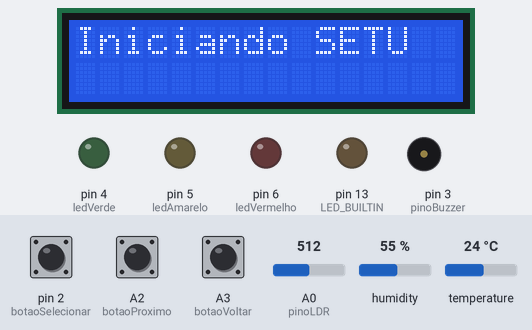
Bench run of a sketch on a simulated Arduino Uno, built with avr-gcc and run on an emulated ATmega328P. Shown: 16×2 character LCD, output pins drawn as LEDs (lit = HIGH), buzzer (waves = sounding). The test bench sets the inputs (shaded band); at power-on: pin 2 (botaoSelecionar) HIGH, A0 (pinoLDR) = 512, A3 (botaoVoltar) HIGH, A2 (botaoProximo) HIGH, humidity 55 %, temperature 24 °C. The local clock reads 2024-03-15 10:24:30 at power-on unless the sketch sets it; EEPROM starts erased; what the sketch prints to the serial monitor is not drawn.

Above: at 21.0 s.
21.1 s: pin 2 (botaoSelecionar) pulled LOW for 2.6 s
At 27.9 s:
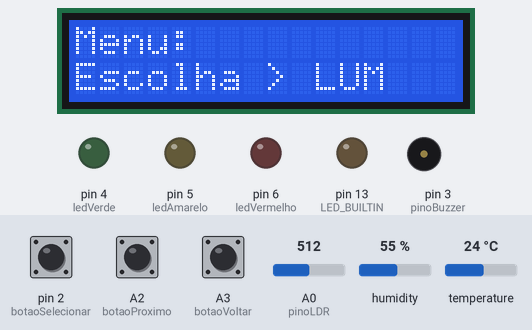
28.2 s: pin 2 (botaoSelecionar) pulled LOW for 2.6 s
At 34.0 s:
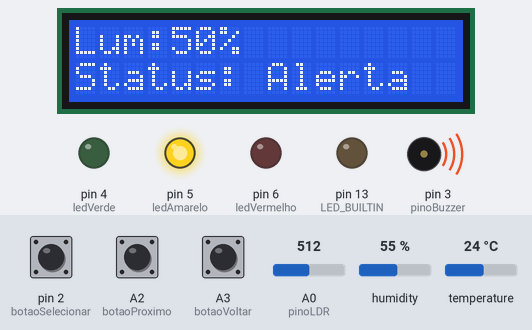
40.1 s: A0 (pinoLDR) set to 318
At 46.5 s:
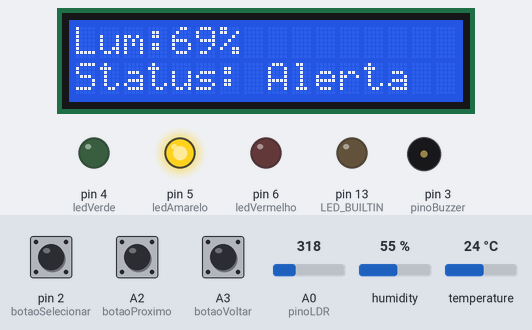
46.9 s: A0 (pinoLDR) set to 288
At 54.4 s:
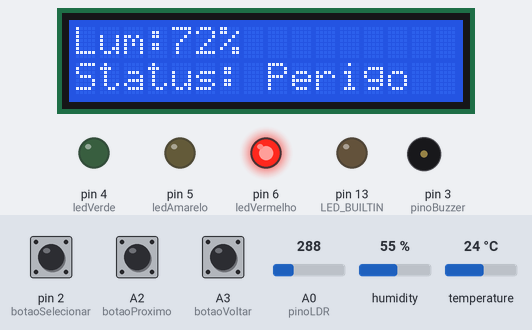
55.4 s: A0 (pinoLDR) set to 900
At 57.1 s:
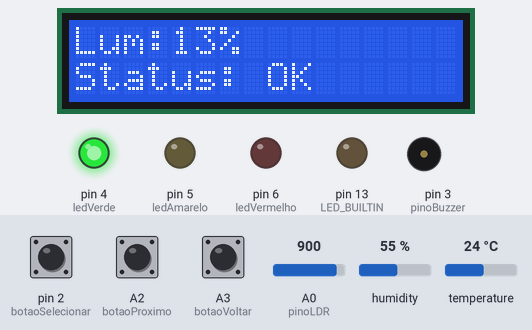
58.4 s: A3 (botaoVoltar) pulled LOW for 2.6 s
At 62.7 s:
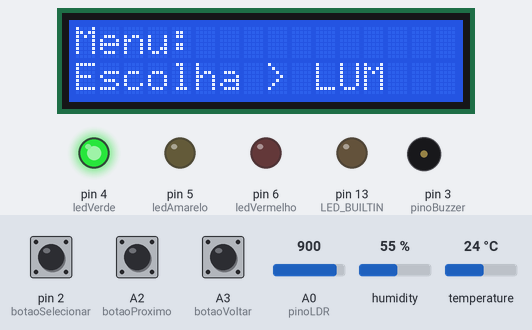
Timing chart, 0 to 105.7 s (numbered marks = the images above; inputs shaded):
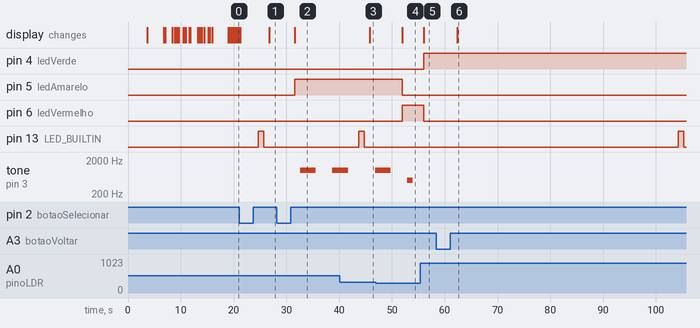

Measured:
- the behaviour switches between 307 and 306 on A0 (pinoLDR) (found by bisection; images 3 and 4)
- after the input at 21.1 s, pin 13 (LED_BUILTIN): LOW → HIGH after 3.6 s, → LOW 1.0 s later; the display: first differs from a run without the input after 5.7 s (image 1)
- after the input at 28.2 s, pin 5 (ledAmarelo): LOW → HIGH after 3.4 s; tone on pin 3 (pinoBuzzer): silent → 1000 Hz after 4.4 s, → silent 3.0 s later, → 1000 Hz 3.1 s later; the display: changes after 3.4 s (image 2)
- after the input at 40.1 s, the display: changes after 5.7 s (image 3)
- after the input at 46.9 s, pin 5 (ledAmarelo): HIGH → LOW after 5.0 s; pin 6 (ledVermelho): LOW → HIGH after 5.0 s; the display: changes after 5.0 s (image 4)
- after the input at 55.4 s, pin 4 (ledVerde): LOW → HIGH after 0.66 s; pin 6 (ledVermelho): HIGH → LOW after 0.66 s; tone on pin 3 (pinoBuzzer): stays silent (without the input it goes to 500 Hz after 1.7 s); the display: changes after 0.66 s (image 5)
- after the input at 58.4 s, pin 13 (LED_BUILTIN): LOW → HIGH after 45.8 s, → LOW 1.0 s later; the display: changes after 4.0 s (image 6)

The sketch:

cp2-edge.ino
```cpp
#include <EEPROM.h>  // Inclusão da biblioteca necessária
#include <Wire.h>  // Inclusão da biblioteca necessária
#include <LiquidCrystal_I2C.h>  // Inclusão da biblioteca necessária
#include "DHT.h"  // Inclusão da biblioteca necessária
#include <RTClib.h>  // Inclusão da biblioteca necessária

#define LOG_OPTION 1     // Opção para ativar a leitura do log
#define SERIAL_OPTION 0  // Opção de comunicação serial: 0 para desligado, 1 para ligado
#define UTC_OFFSET 0    // Ajuste de fuso horário para UTC-3

// Configurações do DHT22
#define DHTPIN 7
#define DHTTYPE DHT22
DHT dht(DHTPIN, DHTTYPE);

LiquidCrystal_I2C lcd(0x27, 16, 2); // Endereço de acesso: 0x3F ou 0x27
RTC_DS1307 RTC;

// Pino analógico conectado ao sensor LDR (fotoresistor)
const short int pinoLDR = A0;

// LEDs de sinalização (verde = ok, amarelo = alerta, vermelho = perigo)
const short int ledVermelho = 6;
const short int ledAmarelo  = 5;
const short int ledVerde    = 4;

// Buzzer que emite som de alerta
const short int pinoBuzzer = 3;

// Botão físico usado para calibração dos níveis de luz
const short int botaoSelecionar = 2;
const short int botaoProximo = A2;
const short int botaoVoltar = A3;

// Limites durante o setup
int limiarBaixo = 30;
int limiarAlto = 70;

// Tempo de espera entre leituras (em milissegundos)
const int tempoPrecisao = 100;

// Configurações da EEPROM
const int maxRecords = 100;
const int recordSize = 10; // Tamanho de cada registro em bytes
int startAddress = 0;
int endAddress = maxRecords * recordSize;
int currentAddress = 0;

int lastLoggedMinute = -1;

// Triggers de temperatura e umidade
float trigger_t_min = 10.0; // Exemplo: valor mínimo de temperatura
float trigger_t_max = 16.0; // Exemplo: valor máximo de temperatura
float trigger_u_min = 60.0; // Exemplo: valor mínimo de umidade
float trigger_u_max = 80.0; // Exemplo: valor máximo de umidade

// Animação logo Visionary Solutions
int i;
//Cria caracter A personalizado
byte AA[8] = {
  B00001,
  B00010,
  B00100,
  B00100,
  B01000,
  B10000,
  B10000,
  B10000
};
//Cria caracter B personalizado
byte BB[8] = {
  B10000,
  B10000,
  B10000,
  B01000,
  B00100,
  B00100,
  B00010,
  B00001
};
//Cria caracter V personalizado
byte VV[8] = {
  B10001,
  B10001,
  B10001,
  B10001,
  B10011,
  B01010,
  B01010,
  B00110,
};

//Cria caracter S personalizado
byte S[8] = {
  B11000,
  B11111,
  B10000,
  B10000,
  B01111,
  B00010,
  B00110,
  B11000
};

//Cria caracter G personalizado
byte GG[8] = {
  B10000,
  B01000,
  B00100,
  B00100,
  B00010,
  B00001,
  B00001,
  B00001
};
//Cria caracter H personalizado
byte H[8] = {
  B00001,
  B00001,
  B00001,
  B00010,
  B00100,
  B00100,
  B01000,
  B10000
};

// Controle de menu
int opcaoSelecionada = 0;
String opcoesMenu[] = {"LUM", "UMI", "TEMP"};
const int totalOpcoes = 3;
bool mostrandoInfo = false;

void setup() {
  // Configura os pinos como entrada ou saída
  pinMode(pinoLDR, INPUT);
  pinMode(ledVermelho, OUTPUT);
  pinMode(ledAmarelo, OUTPUT);
  pinMode(ledVerde, OUTPUT);
  pinMode(pinoBuzzer, OUTPUT);
  pinMode(botaoSelecionar, INPUT_PULLUP); // Usa resistor interno de pull-up
  pinMode(botaoProximo, INPUT_PULLUP);
  pinMode(botaoVoltar, INPUT_PULLUP);
  pinMode(LED_BUILTIN, OUTPUT);

  dht.begin();
  Serial.begin(9600);

  for (int i = 0; i < EEPROM.length(); i++) {
    EEPROM.write(i, 0xFF);  // Escreve 0xFF na posição i
  }

  Serial.println("EEPROM limpa!");

  int ldrValue = analogRead(pinoLDR);  // Leitura do LDR (0-1023)
  int porcentagemLum = map(ldrValue, 0, 1023, 100, 0);
  float humidity = dht.readHumidity(); // Leitura da umidade
  float temperature = dht.readTemperature(); // Leitura da temperatura

  lcd.init();   // Inicialização do LCD
  lcd.backlight();  // Ligando o backlight do LCD

  RTC.begin();    // Inicialização do Relógio em Tempo Real
  RTC.adjust(DateTime(F(__DATE__), F(__TIME__)));
  // RTC.adjust(DateTime(2024, 5, 6, 08, 15, 00));  // Ajustar a data e hora apropriadas uma vez inicialmente, depois comentar

  EEPROM.begin();

  //Cria os caractéres especiais na memória do LCD
  lcd.createChar(0, AA);
  lcd.createChar(1, BB);
  lcd.createChar(2, VV);
  lcd.createChar(3, S);
  lcd.createChar(4, GG);
  lcd.createChar(5, H);
  // Inicializa o display LCD com 16 colunas e 2 linhas
  lcd.begin(16, 2);

  //Posiciona o cursor na primeira coluna(0) e na primeira linha(0) do LCD
  lcd.setCursor(16, 0);
  lcd.print("   Visionary "); //Escreve no LCD "Visionary!"
  lcd.setCursor(16, 1); //Posiciona o cursor na primeira coluna(0) e na segunda linha(1) do LCD
  lcd.print("    Solutions "); //Escreve no LCD "Solutions"
  delay(3000);

  //efeito de deslocamento para esquerda
  for (i =0; i <16; i++){
  lcd.scrollDisplayLeft();
  delay(20);
  }
  delay(1000); //Aguarda 1 segundo

  //Blinkando
  delay(400);
  lcd.noDisplay();
  delay(400);
  lcd.display();
  delay(400);
  lcd.noDisplay();
  delay(400);
  lcd.display();
  delay(400);
  lcd.display();
  delay(400);

  //para esquerda
  for (i =0; i <16; i++){
  lcd.scrollDisplayLeft();
  delay(40);
  }

  lcd.clear();

  //caracteres especiais
  lcd.setCursor(17,0);
  lcd.write(byte(2));
  lcd.setCursor(18,1);
  lcd.write(byte(3));
  lcd.setCursor(16,0);
  lcd.write(byte(0));

  lcd.setCursor(16,1);
  lcd.write(byte(1));
  lcd.setCursor(19,0);
  lcd.write(byte(4));
  lcd.setCursor(19,1);
  lcd.write(byte(5));
  delay(500);

  // para esquerda
  for (i =0; i <10; i++){
  lcd.scrollDisplayLeft();
  delay(20); //Aguarda 1 segundo
  }
  delay(1000); //1 segundo

  //Pisca
  delay(400);
  lcd.noDisplay();
  delay(400);
  lcd.display();
  delay(400);
  lcd.noDisplay();
  delay(400);
  lcd.display();
  delay(400);
  lcd.display();
  delay(400);

  //deslocamento para Direita
  for (i =0; i <12; i++){
  lcd.scrollDisplayRight();
  delay(20); //Aguarda 1 segundo
  }
  delay(500); //Aguarda 1/0.5 segundo

  lcd.clear();

  lcd.print("      BEM"); // Mensagem inicial
  lcd.setCursor(0, 1); // Vai para a segunda linha
  lcd.print("     VINDO!");
  delay(3000); // Exibe a mensagem por 3 segundos
  lcd.clear(); // Limpa o display

  // Inicia processo de calibração do LDR
  setupLDR();
  delay(1000);
}

// Adição de variáveis globais para média da luminosidade
unsigned long tempoInicioMedia = 0;
const unsigned long intervaloMedia = 10000; // 10 segundos
int somaLuminosidade = 0;
int leiturasRealizadas = 0;
int mediaLuminosidade = 0;

void loop() {
    DateTime now = RTC.now();

    // Calculando o deslocamento do fuso horário
    int offsetSeconds = UTC_OFFSET * 3600; // Convertendo horas para segundos
    now = now.unixtime() + offsetSeconds; // Adicionando o deslocamento ao tempo atual

    // Convertendo o novo tempo para DateTime
    DateTime adjustedTime = DateTime(now);

    if (LOG_OPTION) get_log();

    // Verifica se o minuto atual é diferente do minuto do último registro
    if (adjustedTime.minute() != lastLoggedMinute) {
        lastLoggedMinute = adjustedTime.minute();

        digitalWrite(LED_BUILTIN, HIGH);   // turn the LED on (HIGH is the voltage level)
        delay(1000);                       // wait for a second
        digitalWrite(LED_BUILTIN, LOW);    // turn the LED off by making the voltage LOW
        delay(1000);                       // wait for a second

        // Ler os valores de temperatura e umidade
        int ldrValue = analogRead(pinoLDR);  // Leitura do LDR (0-1023)
        int porcentagemLum = map(ldrValue, 0, 1023, 100, 0);
        float humidity = dht.readHumidity();
        float temperature = dht.readTemperature();

        if (!isnan(humidity) && !isnan(temperature)) {
            if (temperature < trigger_t_min || temperature > trigger_t_max || humidity < trigger_u_min || humidity > trigger_u_max) {
                int tempInt = (int)(temperature * 100);
                int humiInt = (int)(humidity * 100);
                int lumInt = porcentagemLum;
                EEPROM.put(currentAddress, now.unixtime());
                EEPROM.put(currentAddress + 4, tempInt);
                EEPROM.put(currentAddress + 6, humiInt);
                EEPROM.put(currentAddress + 8, lumInt);
                getNextAddress();
            }
        }
    }

    if (SERIAL_OPTION) {
        Serial.print(adjustedTime.day());
        Serial.print("/");
        Serial.print(adjustedTime.month());
        Serial.print("/");
        Serial.print(adjustedTime.year());
        Serial.print(" ");
        Serial.print(adjustedTime.hour() < 10 ? "0" : ""); // Adiciona zero à esquerda se hora for menor que 10
        Serial.print(adjustedTime.hour());
        Serial.print(":");
        Serial.print(adjustedTime.minute() < 10 ? "0" : ""); // Adiciona zero à esquerda se minuto for menor que 10
        Serial.print(adjustedTime.minute());
        Serial.print(":");
        Serial.print(adjustedTime.second() < 10 ? "0" : ""); // Adiciona zero à esquerda se segundo for menor que 10
        Serial.print(adjustedTime.second());
        Serial.print("\n");
    }

    if (mostrandoInfo) {
      mostrarInformacao(opcaoSelecionada);
      if (digitalRead(botaoVoltar) == LOW) {
        mostrandoInfo = false;
        delay(100);
      }
    } else {
        mostrarMenu();
        navegarMenu();
    }

    // ===== Cálculo da média da luminosidade em paralelo =====
    unsigned long tempoAtual = millis();
    if (tempoAtual - tempoInicioMedia < intervaloMedia) {
        int leituraLDR = analogRead(pinoLDR);
        int porcentagemLum = map(leituraLDR, 0, 1023, 100, 0);
        somaLuminosidade += porcentagemLum;
        leiturasRealizadas++;
    } else {
        if (leiturasRealizadas > 0) {
            mediaLuminosidade = somaLuminosidade / leiturasRealizadas;
            Serial.print("Media Luminosidade 10s: ");
            Serial.println(mediaLuminosidade);
        }
        tempoInicioMedia = tempoAtual;
        somaLuminosidade = 0;
        leiturasRealizadas = 0;
    }
    delay(2000);
}

void mostrarMenu() {
    lcd.clear();
    lcd.setCursor(0, 0);
    lcd.print("Menu:");
    lcd.setCursor(0, 1);
    lcd.print("Escolha > " + opcoesMenu[opcaoSelecionada]);
    delay(200);
}

void navegarMenu() {
  if (digitalRead(botaoProximo) == LOW) {
    opcaoSelecionada = (opcaoSelecionada + 1) % totalOpcoes;
    delay(300);
  }
  if (digitalRead(botaoSelecionar) == LOW) {
    mostrandoInfo = true;
    delay(300);
  }
}

void mostrarInformacao(int opcao) {
  lcd.clear();
  switch (opcao) {
    case 0: { // Luminosidade
      int leituraLDR = analogRead(pinoLDR);
      int porcentagemLum = map(leituraLDR, 0, 1023, 100, 0);
      lcd.setCursor(0, 0);
      lcd.print("Lum:");
      lcd.print(porcentagemLum);
      lcd.print("% ");
      statusLuminosidade(porcentagemLum);
      break;
    }
    case 1: { // Umidade
      float hum = dht.readHumidity();
      lcd.setCursor(0, 0);
      lcd.print("Umid:");
      lcd.print(hum, 1);
      lcd.print("% ");
      verificarStatus(hum, trigger_u_min, trigger_u_max);
      break;
    }
    case 2: { // Temperatura
      float temp = dht.readTemperature();
      lcd.setCursor(0, 0);
      lcd.print("Temp:");
      lcd.print(temp, 1);
      lcd.print("C ");
      verificarStatus(temp, trigger_t_min, trigger_t_max);
      break;
    }
  }
}

void statusLuminosidade(int valor) {
  lcd.setCursor(0, 1);
  if (valor <= limiarBaixo) {
    lcd.print("Status: OK     ");
    leds(1, 0, 0);
    delay(1000);
    noTone(pinoBuzzer);
  } else if (valor <= limiarAlto) {
    lcd.print("Status: Alerta");
    leds(0, 1, 0);
    delay(1000);
    tone(pinoBuzzer, 1000);  // tom médio
    delay(3000);
    noTone(pinoBuzzer);
  } else {
    lcd.print("Status: Perigo");
    leds(0, 0, 1);
    delay(1000);
    tone(pinoBuzzer, 500);   // tom grave
    delay(1000);
    noTone(pinoBuzzer);
  }
}

void verificarStatus(float valor, float min, float max) {
  lcd.setCursor(0, 1);
  if (valor >= min && valor <= max) {
    lcd.print("Status: OK     ");
    leds(1, 0, 0);
    noTone(pinoBuzzer);
  } else if ((valor > max && valor <= max + 5) || (valor < min && valor >= min - 5)) {
    lcd.print("Status: Alerta ");
    leds(0, 1, 0);
    tone(pinoBuzzer, 1000);
    delay(3000);
    noTone(pinoBuzzer);
  } else {
    lcd.print("Status: Perigo ");
    leds(0, 0, 1);
    tone(pinoBuzzer, 500);
    delay(1000);
    noTone(pinoBuzzer);
  }
}

void leds(int verde, int amarelo, int vermelho) {
  digitalWrite(ledVerde, verde);
  digitalWrite(ledAmarelo, amarelo);
  digitalWrite(ledVermelho, vermelho);
}

void getNextAddress() {
    currentAddress += recordSize;
    if (currentAddress >= endAddress) {
        currentAddress = 0; // Volta para o começo se atingir o limite
    }
}

void get_log() {
    Serial.println("Data stored in EEPROM:");
    Serial.println("Timestamp\t\tTemperature\tHumidity");

    for (int address = startAddress; address < endAddress; address += recordSize) {
        long timeStamp;
        int tempInt, humiInt, lumInt;

        // Ler dados da EEPROM
        EEPROM.get(address, timeStamp);
        EEPROM.get(address + 4, tempInt);
        EEPROM.get(address + 6, humiInt);
        EEPROM.get(address + 8, lumInt);

        // Converter valores
        float temperature = tempInt / 100.0;
        float humidity = humiInt / 100.0;

        // Verificar se os dados são válidos antes de imprimir
        if (timeStamp != 0xFFFFFFFF) { // 0xFFFFFFFF é o valor padrão de uma EEPROM não inicializada
            //Serial.print(timeStamp);
            DateTime dt = DateTime(timeStamp);
            Serial.print(dt.timestamp(DateTime::TIMESTAMP_FULL));
            Serial.print("\t");
            Serial.print(temperature);
            Serial.print(" C\t\t");
            Serial.print(humidity);
            Serial.println(" %\t");
            Serial.print(lumInt);
            Serial.println(" % (Luz)");
        }
    }
}

// Inicialização do sensor LDR, guiado por mensagens no display
void setupLDR() {
  lcd.clear();
  lcd.setCursor(0, 0);

  // Mensagem de início do setup
  char mensagem[] = "Iniciando SETUP";
  animacaoPrint(mensagem, 150);
  lcd.setCursor(0, 1);
  lcd.print("Pressione");

  // Pressionar para continuar
  while (digitalRead(botaoSelecionar) == HIGH);
  delay(100);
  while (digitalRead(botaoSelecionar) == LOW);
}

// Texto no LCD com efeito de digitação
// Aparece a logo
void animacaoPrint(char mensagem[], int tempo) {
  lcd.clear();

  for (int i = 0; i < strlen(mensagem); i++) {
    lcd.print(mensagem[i]);
    delay(tempo);

    if (i > 14) {
      lcd.setCursor(i - 15, 1);
    }
  }
}
```
